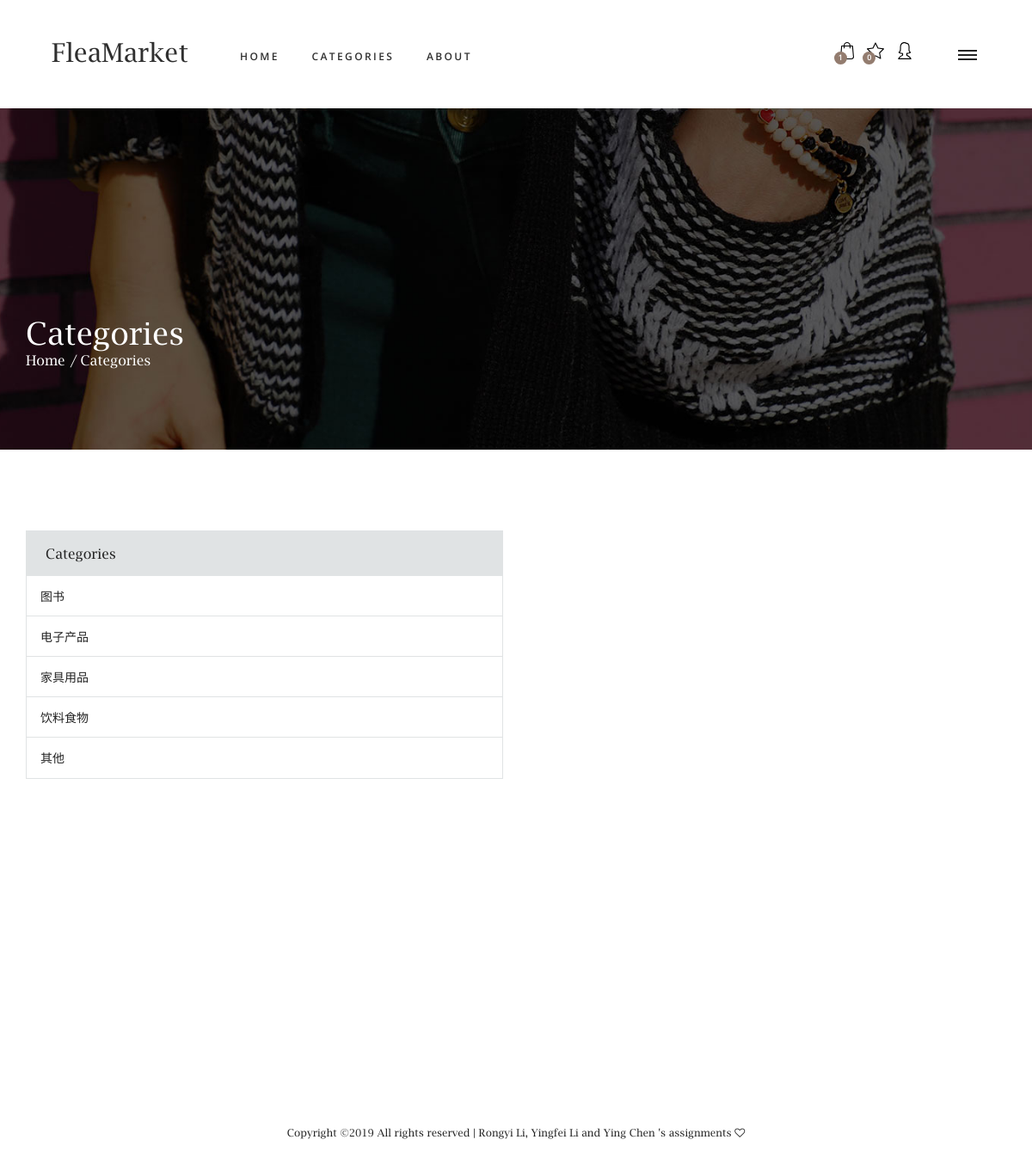
Screenshot of /categories/ (signed in) with the database file from the repository.
### goods/models.py (models this page shows, shortened)
class Category(models.Model):
    name = models.CharField(max_length=32, unique=True)

### goods/views.py (the view)
# urls.py: url(r'^categories/', views.categories, name='categories'),
@login_required
def categories(request):
    user_profile = UserProfile.objects.get(user=request.user)
    Categories = Category.objects.all()
    return render(request, 'categories.html', {'user_profile': user_profile, 'categories': Categories})

### templates/categories.html (shortened to what this page needs)
{% extends 'base.html' %}
{% block content %}
<link rel="stylesheet" type="text/css" href="../static/styles/bootstrap4/bootstrap.min.css">
<link href="../static/plugins/font-awesome-4.7.0/css/font-awesome.min.css" rel="stylesheet" type="text/css">
<link href="../static/plugins/malihu-custom-scrollbar/jquery.mCustomScrollbar.css" rel="stylesheet" type="text/css">
<link rel="stylesheet" type="text/css" href="../static/plugins/jquery-ui-1.12.1.custom/jquery-ui.css">
<link rel="stylesheet" type="text/css" href="../static/styles/categories.css">
<link rel="stylesheet" type="text/css" href="../static/styles/categories_responsive.css">
    <div class="home_container">
		<div class="parallax-window home_background " data-parallax="scroll" data-image-src="../static/images/categories.jpg" data-speed="0.8"></div>
		<div class="container">
			<div class="row">
				<div class="col">
					<div class="home_container">
						<div class="home_content">
							<div class="home_title">Categories</div>
							<div class="breadcrumbs">
								<ul>
									<li><a href={% url 'index' %}>Home</a></li>
									<li>Categories</li>
								</ul>
							</div>
						</div>
					</div>
				</div>
			</div>
		</div>
    </div>
	<div class="products">
		<div class="container">
			<div class="row">
				<div class="col-12">
					<div class="sidebar_left clearfix">
						<div class="sidebar_section">
							<div class="sidebar_title">Categories</div>
							<div class="sidebar_section_content">
                                    <ul>
                                    {% for category in categories %}
                                        <li><a href="{% url 'index_category' category.id %}">{{ category.name }}</a></li>
                                    {% endfor %}
                                    </ul>
							</div>
						</div>
					</div>
				</div>
			</div>
        </div>
    </div>
{% endblock %}

### static/styles/main_styles.css (style rules this page uses)
* { margin: 0; padding: 0; -webkit-font-smoothing: antialiased; -webkit-text-shadow: rgba(0,0,0,.01) 0 0 1px; text-shadow: rgba(0,0,0,.01) 0 0 1px; }
body { font-family: 'Open Sans', sans-serif; font-size: 14px; font-weight: 400; background: #FFFFFF; color: #2f2f2f; }
div { display: block; position: relative; -webkit-box-sizing: border-box; -moz-box-sizing: border-box; box-sizing: border-box; }
ul { list-style: none; margin-bottom: 0px; }
a, a:hover, a:visited, a:active, a:link { text-decoration: none; -webkit-font-smoothing: antialiased; -webkit-text-shadow: rgba(0,0,0,.01) 0 0 1px; text-shadow: rgba(0,0,0,.01) 0 0 1px; }
.clearfix::before, .clearfix::after { content: ""; display: table; }
.clearfix::after { clear: both; }
.clearfix { zoom: 1; }

### static/styles/categories.css (style rules this page uses)
* { margin: 0; padding: 0; -webkit-font-smoothing: antialiased; -webkit-text-shadow: rgba(0,0,0,.01) 0 0 1px; text-shadow: rgba(0,0,0,.01) 0 0 1px; }
body { font-family: 'Open Sans', sans-serif; font-size: 14px; font-weight: 400; background: #FFFFFF; color: #2f2f2f; }
div { display: block; position: relative; -webkit-box-sizing: border-box; -moz-box-sizing: border-box; box-sizing: border-box; }
ul { list-style: none; margin-bottom: 0px; }
a, a:hover, a:visited, a:active, a:link { text-decoration: none; -webkit-font-smoothing: antialiased; -webkit-text-shadow: rgba(0,0,0,.01) 0 0 1px; text-shadow: rgba(0,0,0,.01) 0 0 1px; }
.clearfix::before, .clearfix::after { content: ""; display: table; }
.clearfix::after { clear: both; }
.clearfix { zoom: 1; }
.parallax-window { min-height: 400px; background: transparent; }
.home_background { position: absolute; top: 0; left: 0; width: 100%; height: 100%; }
.home_container { width: 100%; height: 397px; }
.home_content { position: absolute; left: 0; top: 62.4%; }
.home_title { font-family: 'Lucida', serif; font-size: 36px; color: #FFFFFF; line-height: 0.75; }
.breadcrumbs { margin-top: 6px; }
.breadcrumbs ul li { display: inline-block; position: relative; font-family: 'Lucida', serif; font-size: 16px; color: #FFFFFF; }
.breadcrumbs ul li a { font-family: 'Lucida', serif; font-size: 16px; color: #FFFFFF; -webkit-transition: all 200ms ease; -moz-transition: all 200ms ease; -ms-transition: all 200ms ease; -o-transition: all 200ms ease; transition: all 200ms ease; }
.breadcrumbs ul li::after { display: inline-block; content: '/'; margin-left: 6px; }
.breadcrumbs ul li:last-child::after { display: none; }
.products { padding-top: 94px; padding-bottom: 98px; background: #FFFFFF; }
.sidebar_left { position: absolute; top: 215px; left: -310px; width: 286px; padding-bottom: 98px; }
.sidebar_section { width: 100%; border: solid 1px #e0e3e4; margin-bottom: 44px; -webkit-transition: all 200ms ease; -moz-transition: all 200ms ease; -ms-transition: all 200ms ease; -o-transition: all 200ms ease; transition: all 200ms ease; }
.sidebar_section:last-child { margin-bottom: 0; }
.sidebar_title { height: 52px; background: #e0e3e4; line-height: 52px; font-family: 'Lucida', serif; font-size: 16px; color: #232323; padding-left: 22px; -webkit-transition: all 200ms ease; -moz-transition: all 200ms ease; -ms-transition: all 200ms ease; -o-transition: all 200ms ease; transition: all 200ms ease; }
.sidebar_section_content { width: 100%; }
.sidebar_section_content ul li { height: 47px; padding-left: 16px; border-bottom: solid 1px #e0e3e4; -webkit-transition: all 200ms ease; -moz-transition: all 200ms ease; -ms-transition: all 200ms ease; -o-transition: all 200ms ease; transition: all 200ms ease; }
.sidebar_section_content ul li:last-child { border-bottom: none !important; }
.sidebar_section_content ul li a { font-size: 14px; color: #232323; line-height: 47px; }

### static/styles/categories_responsive.css (style rules this page uses)
@media only screen and (max-width: 1800px) { .sidebar_left { position: relative; top: auto; left: auto; width: 100%; padding-bottom: 52px; } }
@media only screen and (max-width: 1800px) { .sidebar_section { width: calc((100% - 30px) / 2); float: left; } }
@media only screen and (max-width: 1800px) { .sidebar_section:nth-child(odd) { margin-right: 30px; } }

### rows the page displays
Category: name "图书"
Category: name "电子产品"
Category: name "家具用品"
Category: name "饮料食物"
Category: name "其他"
